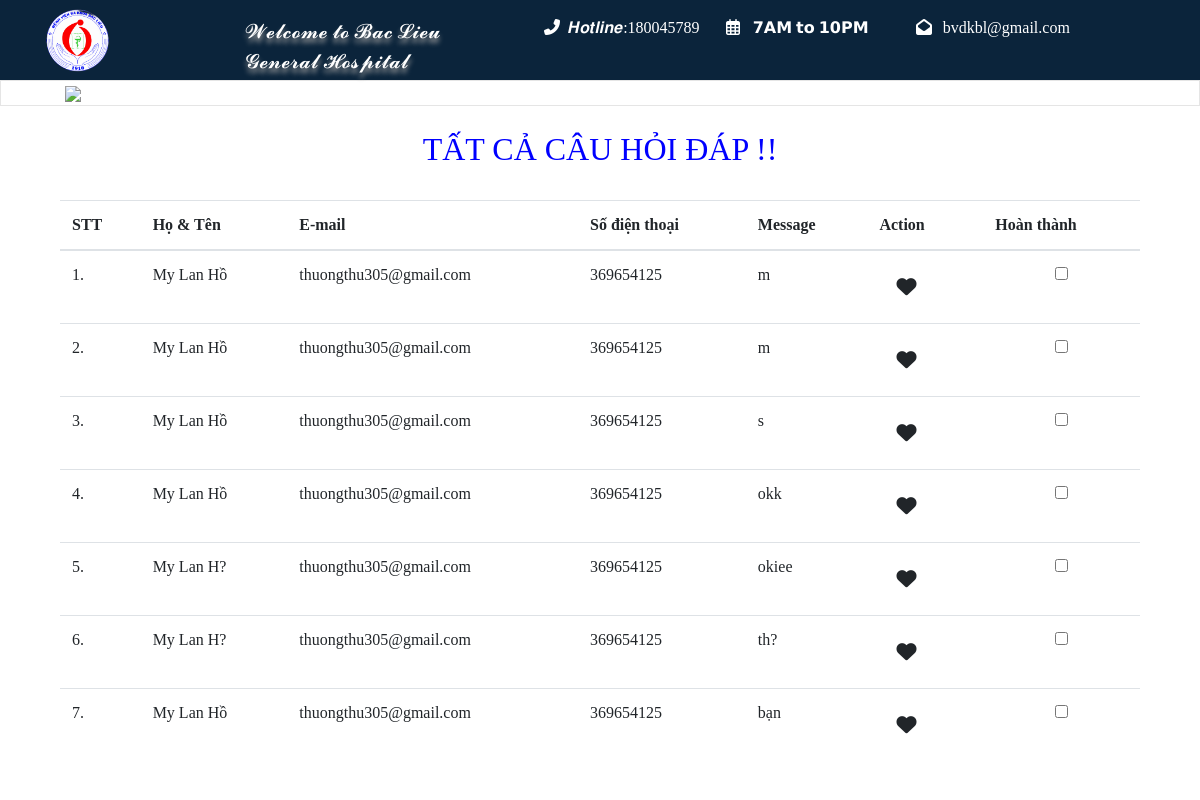
Page /admin/unread-queries.php (signed in) on the committed database.
### tables this page shows
CREATE TABLE `tblcontactus` (
  `id` int(11) NOT NULL,
  `fullname` varchar(255) DEFAULT NULL,
  `email` varchar(255) DEFAULT NULL,
  `contactno` bigint(12) DEFAULT NULL,
  `message` longtext DEFAULT NULL,
  `PostingDate` timestamp NULL DEFAULT current_timestamp(),
  `AdminRemark` longtext DEFAULT NULL,
  `LastupdationDate` timestamp NULL DEFAULT NULL ON UPDATE current_timestamp(),
  `IsRead` int(11) DEFAULT NULL
);

### admin/unread-queries.php (the view, shortened to what this page needs)
<?php
include('include/cf.php');
?>
<!DOCTYPE html>
<html lang="en">
	<head>
		<link rel="stylesheet" href="https://use.fontawesome.com/releases/v5.7.0/css/all.css">
<?php include('view-dr/header.php');
include './view-dr/menu_dr.php';?>
<br>
			<div class="app-content">
				<div class="main-content" >
					<div class="wrap-content container" id="container">
						<section id="page-title">
							<div class="row">
								<div class="col-sm-12">
								<h2 class="mainTitle" style="text-align:center; color:blue; "> TẤT CẢ CÂU HỎI ĐÁP !!</h2>
																	</div>
							</div>
						</section>
						<br>
						<div class="container-fluid container-fullw bg-white">
									<div class="row">
								<div class="col-md-12">
									<table class="table table-hover" id="sample-table-1">
										<thead>
											<tr>
												<th class="center">STT</th>
												<th>Họ & Tên</th>
												<th class="hidden-xs">E-mail</th>
												<th>Số điện thoại </th>
												<th>Message </th>
												<th>Action</th>
												<th>Hoàn thành</th>
											</tr>
										</thead>
										<tbody>
<?php
$sql=mysqli_query($con,"select * from tblcontactus where IsRead is null");
$cnt=1;
while($row=mysqli_fetch_array($sql))
{
?>
											<tr>
												<td class="center"><?php echo $cnt;?>.</td>
												<td class="hidden-xs"><?php echo $row['fullname'];?></td>
												<td><?php echo $row['email'];?></td>
												<td><?php echo $row['contactno'];?></td>
												<td><?php echo $row['message'];?></td>
												<td >
												<div class="visible-md visible-lg hidden-sm hidden-xs">
							<a href="query-details.php?id=<?php echo $row['id'];?>" class="btn btn-transparent btn-lg" title="View Details"><i class="fa fa-heart"></i></a>
												</div>
													</div>
												</div></td>
												<td style="text-align:center;"><input type="checkbox" name="sport" value="Reply" ></td>
											</tr>
											<?php
$cnt=$cnt+1;
											 }?>
	</body>
</html>

### admin/view-dr/menu_dr.php (style rules this page uses)
a { color:#404040; text-decoration:none; display:block; }

### admin/unread-queries.php (style rules this page uses)
body { font-family:times; }

### rows in the picture
tblcontactus: fullname "My Lan Hồ", email "thuongthu305@gmail.com", contactno "369654125", message "m"
tblcontactus: fullname "My Lan Hồ", email "thuongthu305@gmail.com", contactno "369654125", message "m"
tblcontactus: fullname "My Lan Hồ", email "thuongthu305@gmail.com", contactno "369654125", message "s"
tblcontactus: fullname "My Lan Hồ", email "thuongthu305@gmail.com", contactno "369654125", message "okk"
tblcontactus: fullname "My Lan H?", email "thuongthu305@gmail.com", contactno "369654125", message "okiee"
tblcontactus: fullname "My Lan H?", email "thuongthu305@gmail.com", contactno "369654125", message "th?"
tblcontactus: fullname "My Lan Hồ", email "thuongthu305@gmail.com", contactno "369654125", message "bạn"
